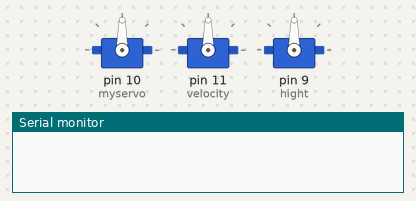
This sketch was run on a simulated Arduino Mega 2560, built with avr-gcc and run on an emulated ATmega2560. Parts: 3 × servo, the last lines printed to the serial monitor. The modem accepts every AT command (registered, SIM ready, sends succeed) and sends nothing else.

Above: at 0.1 s.
At 7.1 s:
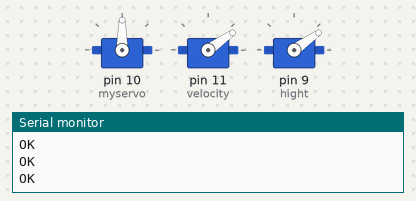
Timing chart, 0 to 8.6 s (numbered marks = the images above):
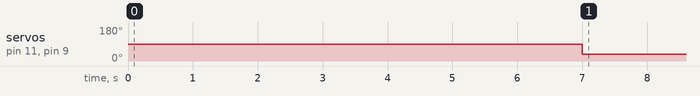

Measured:
- by itself, servo on pin 11 (velocity), servo on pin 9 (hight): 90° → 35° at 7.0 s

The sketch:

controller.ino
```cpp
  #include <Servo.h>


  int pos = 90;
  int vel;
  int hig;
  Servo myservo;
  Servo velocity;
  Servo hight;

  bool hasStarted = false;

    void setup()
    {
      Serial.begin(9600);
      Serial1.begin(115200); // wartość zależna od modułu, najczęściej 9600 lub 115200
      myservo.attach(10);
      velocity.attach(11);
      hight.attach(9);


      sendData("AT+RST\r\n",2000); // reset modułu
      sendData("AT+CWMODE=2\r\n",1000); // ustawienie w trybie Access Point
      sendData("AT+CWSAP=\"SIECTESTOWA\",\"HELLOWORLD\",5,3",1000);

      sendData("AT+CIFSR\r\n",1000); // Uzyskanie adresu IP (domyślnie 192.168.4.1)
      sendData("AT+CIPMUX=1\r\n",1000); // Tryb połączeń wielokrotnych
      sendData("AT+CIPSERVER=1,80\r\n",1000); // Ustawienie serwera na porcie 80
    }

    void loop()
    {
      if(!hasStarted)
      {
        velocity.write(35);
        myservo.write(90);
        hight.write(35);
      }
      if(Serial1.available()) // sprawdzenie czy moduł otzrymał dane
      {
        if(Serial1.find("+IPD,"))
        {
         delay(10); // czekanie na zapełnienie bufora danymi
         hasStarted = true;
         Serial1.find("serwo="); // wyszukanie frazy "pin=" oraz ustawienie tam "kursora"

         char h = Serial1.read(); // pobranie pierwszej cyfry, np. dla pinu 13, pierwsza cyfra to 1, należy ją pomnożyć przez 10
         char v = Serial1.read();
         char a = Serial1.read();

         pos = int(a);

         if(pos < 0)
            pos = 127 + (pos + 127);

         //Serial.println(pos);

         //pos = 10;

          if(pos>180||pos<0){
            pos=90;
            Serial.println("Im wrong");
          }
          myservo.write(180-pos);

          //
          vel = int(v);
          Serial.println(vel);
          velocity.write(vel);


          //
          hig = int(h);
          hight.write(hig);

         // zamknięcie połączenia
//         String closeCommand = "AT+CIPCLOSE=";
//         closeCommand+=connectionId; // ID połączenia odczytane na początku
//         closeCommand+="\r\n";
//
//         sendData(closeCommand,100);
        }
      }
    }

    /*
    * Funkcja wysyłająca komendy do modułu Serial1
    * Parametry:
    * command - komenda do wysłania
    * timeout - czas oczekiwania na odpowiedź
    */
    String sendData(String command, const int timeout)
    {
        String response = "";

        Serial1.print(command); // wysłanie polecenia do Serial1

        long int time = millis();

        while( (time+timeout) > millis())
        {
          while(Serial1.available()) //jeśli są jakieś dane z modułu, wtedy następuje ich odczyt
          {
            char c = Serial1.read(); // odczyt kolejnego znaku
            response += c;
          }
        }
        Serial.print(response);
        return response;
    }
```
